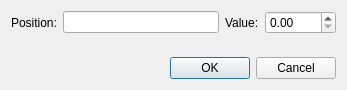
<?xml version="1.0" encoding="UTF-8"?>
<ui version="4.0">
 <class>KeyFrameDialog_UI</class>
 <widget class="QDialog" name="KeyFrameDialog_UI">
  <property name="geometry">
   <rect>
    <x>0</x>
    <y>0</y>
    <width>347</width>
    <height>90</height>
   </rect>
  </property>
  <property name="windowTitle">
   <string>Edit Keyframe</string>
  </property>
  <layout class="QGridLayout" name="gridLayout">
   <item row="0" column="0">
    <widget class="QLabel" name="clip_filesize_2">
     <property name="text">
      <string>Position:</string>
     </property>
    </widget>
   </item>
   <item row="0" column="4">
    <widget class="QLabel" name="clip_filesize_3">
     <property name="text">
      <string>Value:</string>
     </property>
    </widget>
   </item>
   <item row="0" column="5">
    <widget class="QDoubleSpinBox" name="kfr_value">
     <property name="maximum">
      <double>1000.000000000000000</double>
     </property>
    </widget>
   </item>
   <item row="1" column="2" rowspan="2" colspan="2">
    <spacer name="verticalSpacer">
     <property name="orientation">
      <enum>Qt::Vertical</enum>
     </property>
     <property name="sizeHint" stdset="0">
      <size>
       <width>147</width>
       <height>30</height>
      </size>
     </property>
    </spacer>
   </item>
   <item row="2" column="3" colspan="3">
    <widget class="QDialogButtonBox" name="buttonBox">
     <property name="orientation">
      <enum>Qt::Horizontal</enum>
     </property>
     <property name="standardButtons">
      <set>QDialogButtonBox::Cancel|QDialogButtonBox::Ok</set>
     </property>
    </widget>
   </item>
   <item row="0" column="1" colspan="3">
    <widget class="QLineEdit" name="lineEdit"/>
   </item>
  </layout>
 </widget>
 <resources/>
 <connections>
  <connection>
   <sender>buttonBox</sender>
   <signal>accepted()</signal>
   <receiver>KeyFrameDialog_UI</receiver>
   <slot>accept()</slot>
   <hints>
    <hint type="sourcelabel">
     <x>248</x>
     <y>254</y>
    </hint>
    <hint type="destinationlabel">
     <x>157</x>
     <y>274</y>
    </hint>
   </hints>
  </connection>
  <connection>
   <sender>buttonBox</sender>
   <signal>rejected()</signal>
   <receiver>KeyFrameDialog_UI</receiver>
   <slot>reject()</slot>
   <hints>
    <hint type="sourcelabel">
     <x>316</x>
     <y>260</y>
    </hint>
    <hint type="destinationlabel">
     <x>286</x>
     <y>274</y>
    </hint>
   </hints>
  </connection>
 </connections>
</ui>
